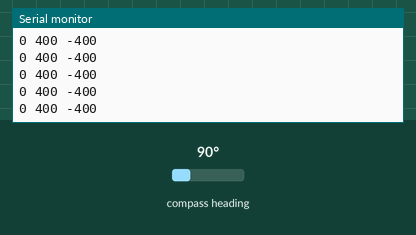
Recording of a sketch running on a simulated Arduino Uno, built with avr-gcc and run on an emulated ATmega328P. Parts: the last lines printed to the serial monitor. Wiring (inferred from the names in the program): HMC5883L compass at I2C address 0x1E. Inputs (shaded band) come from the test bench; at power-on: compass heading 90°.

Above: at 1.2 s.
1.3 s: compass heading set to 7°
At 2.0 s:
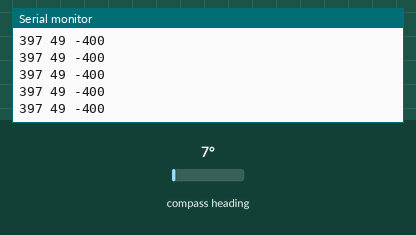
2.8 s: compass heading set to 180°
At 3.3 s:
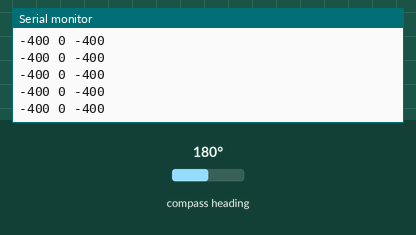
Timing chart, 0 to 5.8 s (numbered marks = the images above; inputs shaded):
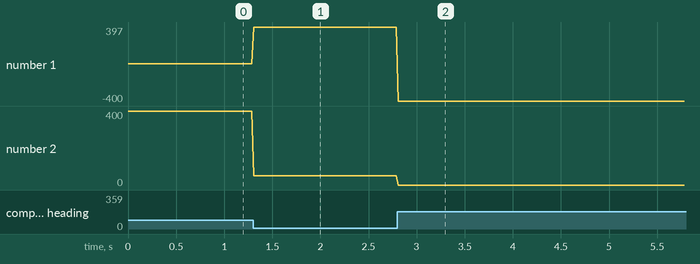

The sketch:

sketch_mar08a.ino
```cpp
#include <Wire.h> //I2C Arduino Library

#define addr 0x1E //I2C Address for The HMC5883

void setup(){

  Serial.begin(9600);
  Wire.begin();


  Wire.beginTransmission(addr); //start talking
  Wire.write(0x02); // Set the Register
  Wire.write(0x00); // Tell the HMC5883 to Continuously Measure
  Wire.endTransmission();
}


void loop(){

  int x,y,z; //triple axis data

  //Tell the HMC what regist to begin writing data into
  Wire.beginTransmission(addr);
  Wire.write(0x03); //start with register 3.
  Wire.endTransmission();


 //Read the data.. 2 bytes for each axis.. 6 total bytes
  Wire.requestFrom(addr, 6);
  if(6<=Wire.available()){
    x = Wire.read()<<8; //MSB  x
    x |= Wire.read(); //LSB  x
    z = Wire.read()<<8; //MSB  z
    z |= Wire.read(); //LSB z
    y = Wire.read()<<8; //MSB y
    y |= Wire.read(); //LSB y
  }

  // Show Values
  /*
  Serial.print("X ");
  Serial.println(x);
  Serial.print("Y ");
  Serial.println(y);
  Serial.print("Z ");
  Serial.println(z);
  Serial.println();
  */
  Serial.print(x);
  Serial.print(" ");
  Serial.print(y);
  Serial.print(" ");
  Serial.println(z);

  delay(20);
}
```

Measured:
- after the input at 1.3 s, the serial monitor: prints a new line at once (image 1)
- after the input at 2.8 s, the serial monitor: prints a new line at once (image 2)
- plotted number 1: 0 → 397 after the input at 1.3 s
- plotted number 2: 400 → 49 after the input at 1.3 s
